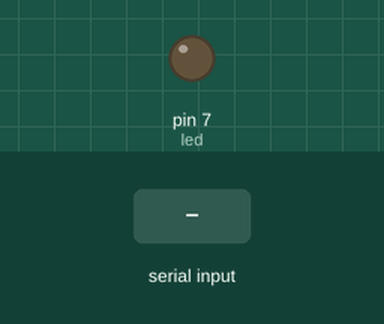
This sketch was run on a simulated Arduino Uno, built with avr-gcc and run on an emulated ATmega328P. Shown: output pins drawn as LEDs (lit = HIGH). Inputs (shaded band) come from the test bench.

Above: at 1.2 s.
1.3 s: "1" received over Serial
At 1.7 s:
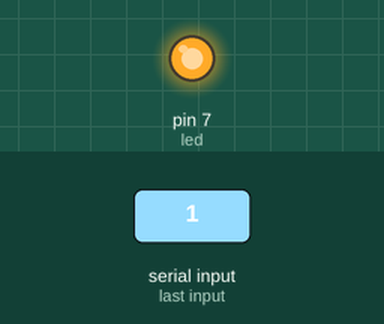
2.8 s: "0" received over Serial
At 4.0 s:
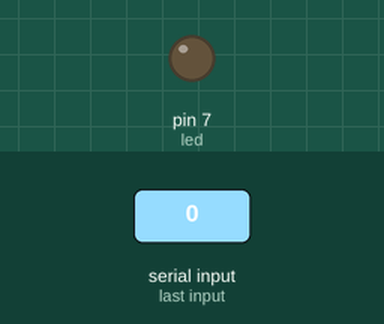
Timing chart, 0 to 5.8 s (numbered marks = the images above; inputs shaded):
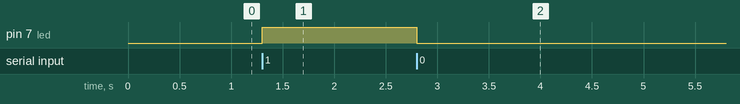

The sketch:

Reciever.ino
```cpp
// Reciever Coder
int led = 7;
char inByte = '1';

void setup() {
 // put your setup code here, to run once:
 pinMode(led, OUTPUT);
 Serial.begin(9600);
}

void loop() {
 // put your main code here, to run repeatedly:
 if (Serial.available())
 {
   inByte = Serial.read();
   if (inByte == '1')
   {
     digitalWrite(led, 1);
   }
   else
   {
     digitalWrite(led, 0);
   }
 }

}
```

Measured:
- after the input at 1.3 s, pin 7 (led): LOW → HIGH at once
- after the input at 2.8 s, pin 7 (led): HIGH → LOW at once
